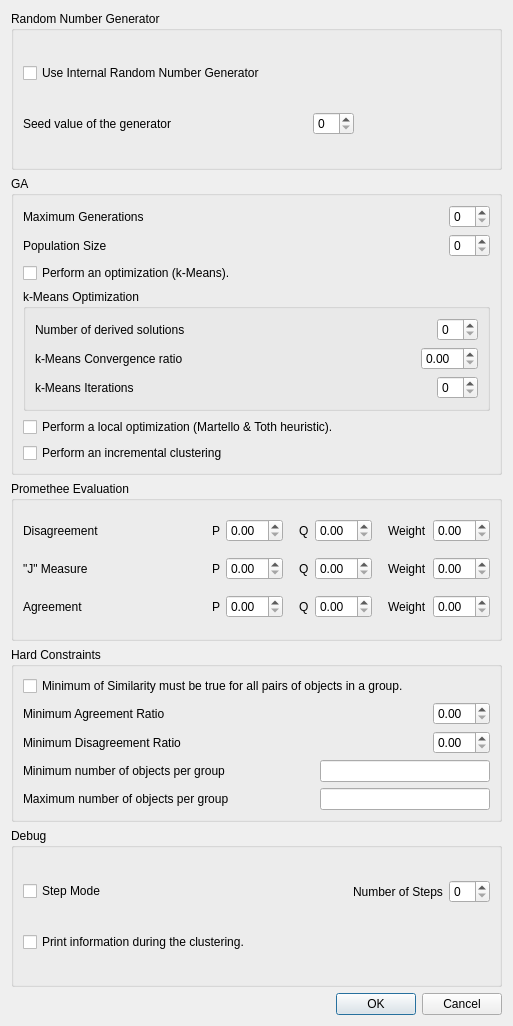
<?xml version="1.0" encoding="UTF-8"?>
<ui version="4.0">
 <class>Config</class>
 <widget class="QWidget" name="Config">
  <property name="geometry">
   <rect>
    <x>0</x>
    <y>0</y>
    <width>513</width>
    <height>1026</height>
   </rect>
  </property>
  <property name="windowTitle">
   <string>Form</string>
  </property>
  <layout class="QVBoxLayout" name="verticalLayout_7">
   <item>
    <widget class="QGroupBox" name="groupBox_2">
     <property name="title">
      <string>Random Number Generator</string>
     </property>
     <layout class="QVBoxLayout" name="verticalLayout">
      <item>
       <widget class="QCheckBox" name="InternalRandom">
        <property name="text">
         <string>Use Internal Random Number Generator</string>
        </property>
       </widget>
      </item>
      <item>
       <layout class="QHBoxLayout" name="_2">
        <item>
         <widget class="QLabel" name="textLabel1_4">
          <property name="text">
           <string>Seed value of the generator</string>
          </property>
          <property name="wordWrap">
           <bool>false</bool>
          </property>
         </widget>
        </item>
        <item>
         <spacer name="spacer24_3">
          <property name="orientation">
           <enum>Qt::Horizontal</enum>
          </property>
          <property name="sizeType">
           <enum>QSizePolicy::Expanding</enum>
          </property>
          <property name="sizeHint" stdset="0">
           <size>
            <width>40</width>
            <height>20</height>
           </size>
          </property>
         </spacer>
        </item>
        <item>
         <widget class="QSpinBox" name="Seed"/>
        </item>
        <item>
         <spacer name="spacer25">
          <property name="orientation">
           <enum>Qt::Horizontal</enum>
          </property>
          <property name="sizeType">
           <enum>QSizePolicy::Expanding</enum>
          </property>
          <property name="sizeHint" stdset="0">
           <size>
            <width>40</width>
            <height>20</height>
           </size>
          </property>
         </spacer>
        </item>
       </layout>
      </item>
     </layout>
    </widget>
   </item>
   <item>
    <widget class="QGroupBox" name="groupBox_3">
     <property name="title">
      <string>GA</string>
     </property>
     <layout class="QVBoxLayout" name="verticalLayout_3">
      <item>
       <layout class="QHBoxLayout" name="_3">
        <item>
         <widget class="QLabel" name="textLabel6_2">
          <property name="toolTip">
           <string>Set the maximum number of generations of the GVCA.</string>
          </property>
          <property name="whatsThis">
           <string>The end condition used by the GVCA is a maximum number of iterations specified by &lt;b&gt;maximum generation&lt;/b&gt;.</string>
          </property>
          <property name="text">
           <string>Maximum Generations</string>
          </property>
          <property name="wordWrap">
           <bool>false</bool>
          </property>
         </widget>
        </item>
        <item>
         <spacer name="spacer98_2">
          <property name="orientation">
           <enum>Qt::Horizontal</enum>
          </property>
          <property name="sizeType">
           <enum>QSizePolicy::Expanding</enum>
          </property>
          <property name="sizeHint" stdset="0">
           <size>
            <width>40</width>
            <height>20</height>
           </size>
          </property>
         </spacer>
        </item>
        <item>
         <widget class="QSpinBox" name="MaxGen"/>
        </item>
       </layout>
      </item>
      <item>
       <layout class="QHBoxLayout" name="_4">
        <item>
         <widget class="QLabel" name="textLabel6">
          <property name="toolTip">
           <string>Set the size of the population for the GVCA.</string>
          </property>
          <property name="whatsThis">
           <string>When running, the GVCA uses a population containing &lt;b&gt;population size&lt;/b&gt; number of chromosomes. A population size of &lt;i&gt;16&lt;/i&gt; is a good choice.</string>
          </property>
          <property name="text">
           <string>Population Size</string>
          </property>
          <property name="wordWrap">
           <bool>false</bool>
          </property>
         </widget>
        </item>
        <item>
         <spacer name="spacer98">
          <property name="orientation">
           <enum>Qt::Horizontal</enum>
          </property>
          <property name="sizeType">
           <enum>QSizePolicy::Expanding</enum>
          </property>
          <property name="sizeHint" stdset="0">
           <size>
            <width>40</width>
            <height>20</height>
           </size>
          </property>
         </spacer>
        </item>
        <item>
         <widget class="QSpinBox" name="PopSize"/>
        </item>
       </layout>
      </item>
      <item>
       <widget class="QCheckBox" name="Optimisation">
        <property name="text">
         <string>Perform an optimization (k-Means).</string>
        </property>
       </widget>
      </item>
      <item>
       <widget class="QGroupBox" name="GroupOptimization">
        <property name="title">
         <string>k-Means Optimization</string>
        </property>
        <layout class="QVBoxLayout" name="verticalLayout_6">
         <item>
          <layout class="QHBoxLayout" name="_9">
           <item>
            <widget class="QLabel" name="textLabel1_2">
             <property name="toolTip">
              <string>Set the number of derived solutions to created from the original chromosome.</string>
             </property>
             <property name="whatsThis">
              <string>The optimization process of a given chromosome is based on a &lt;b&gt;k-Means&lt;/b&gt; algorithm running on several solutions, where each solutions is obtained by deriving the chromosome and creating two solutions where one group is splited and one where two groups are merged.</string>
             </property>
             <property name="text">
              <string>Number of derived solutions</string>
             </property>
             <property name="wordWrap">
              <bool>false</bool>
             </property>
            </widget>
           </item>
           <item>
            <spacer name="spacer22">
             <property name="orientation">
              <enum>Qt::Horizontal</enum>
             </property>
             <property name="sizeType">
              <enum>QSizePolicy::Expanding</enum>
             </property>
             <property name="sizeHint" stdset="0">
              <size>
               <width>40</width>
               <height>20</height>
              </size>
             </property>
            </spacer>
           </item>
           <item>
            <widget class="QSpinBox" name="NbDivChromo"/>
           </item>
          </layout>
         </item>
         <item>
          <layout class="QHBoxLayout" name="_11">
           <item>
            <widget class="QLabel" name="textLabel6_2_22">
             <property name="toolTip">
              <string>Set the ratio of convergence to stop the iterations of the k-Means.</string>
             </property>
             <property name="whatsThis">
              <string>The GVCA uses a k-Means as an optimisation operator. The ratio of convergence between two iterations of this k-Means can be fixed.</string>
             </property>
             <property name="text">
              <string>k-Means Convergence ratio</string>
             </property>
             <property name="wordWrap">
              <bool>false</bool>
             </property>
            </widget>
           </item>
           <item>
            <spacer name="spacer98_2_2">
             <property name="orientation">
              <enum>Qt::Horizontal</enum>
             </property>
             <property name="sizeType">
              <enum>QSizePolicy::Expanding</enum>
             </property>
             <property name="sizeHint" stdset="0">
              <size>
               <width>40</width>
               <height>20</height>
              </size>
             </property>
            </spacer>
           </item>
           <item>
            <widget class="QDoubleSpinBox" name="Convergence"/>
           </item>
          </layout>
         </item>
         <item>
          <layout class="QHBoxLayout" name="_12">
           <item>
            <widget class="QLabel" name="textLabel6_2_2">
             <property name="toolTip">
              <string>Set the maximum number of iterations of the k-Means.</string>
             </property>
             <property name="whatsThis">
              <string>The GVCA uses a k-Means as an optimisation operator. The maximum number of steps can be fixed.</string>
             </property>
             <property name="text">
              <string>k-Means Iterations</string>
             </property>
             <property name="wordWrap">
              <bool>false</bool>
             </property>
            </widget>
           </item>
           <item>
            <spacer name="spacer98_2_3">
             <property name="orientation">
              <enum>Qt::Horizontal</enum>
             </property>
             <property name="sizeType">
              <enum>QSizePolicy::Expanding</enum>
             </property>
             <property name="sizeHint" stdset="0">
              <size>
               <width>40</width>
               <height>20</height>
              </size>
             </property>
            </spacer>
           </item>
           <item>
            <widget class="QSpinBox" name="MaxKMeans"/>
           </item>
          </layout>
         </item>
        </layout>
       </widget>
      </item>
      <item>
       <widget class="QCheckBox" name="LocalOptimisation">
        <property name="text">
         <string>Perform a local optimization (Martello &amp;&amp; Toth heuristic).</string>
        </property>
       </widget>
      </item>
      <item>
       <widget class="QCheckBox" name="Incremental">
        <property name="text">
         <string>Perform an incremental clustering</string>
        </property>
       </widget>
      </item>
     </layout>
    </widget>
   </item>
   <item>
    <widget class="QGroupBox" name="groupBox_5">
     <property name="title">
      <string>Promethee Evaluation</string>
     </property>
     <layout class="QVBoxLayout" name="verticalLayout_5">
      <item>
       <layout class="QHBoxLayout" name="_8">
        <item>
         <widget class="QLabel" name="textLabel1_6">
          <property name="text">
           <string>Disagreement</string>
          </property>
          <property name="wordWrap">
           <bool>false</bool>
          </property>
         </widget>
        </item>
        <item>
         <spacer name="spacer2_8">
          <property name="orientation">
           <enum>Qt::Horizontal</enum>
          </property>
          <property name="sizeType">
           <enum>QSizePolicy::MinimumExpanding</enum>
          </property>
          <property name="sizeHint" stdset="0">
           <size>
            <width>10</width>
            <height>20</height>
           </size>
          </property>
         </spacer>
        </item>
        <item>
         <widget class="QLabel" name="txts_8">
          <property name="toolTip">
           <string>Set the preference threshold.</string>
          </property>
          <property name="whatsThis">
           <string>When the relativ difference for two solutions for the criterion is greather than &lt;b&gt;p&lt;/p&gt;, the best solution is prefered.</string>
          </property>
          <property name="text">
           <string>P</string>
          </property>
          <property name="wordWrap">
           <bool>false</bool>
          </property>
         </widget>
        </item>
        <item>
         <widget class="QDoubleSpinBox" name="DisagreementP"/>
        </item>
        <item>
         <spacer name="spacer2_2_6">
          <property name="orientation">
           <enum>Qt::Horizontal</enum>
          </property>
          <property name="sizeType">
           <enum>QSizePolicy::Fixed</enum>
          </property>
          <property name="sizeHint" stdset="0">
           <size>
            <width>10</width>
            <height>20</height>
           </size>
          </property>
         </spacer>
        </item>
        <item>
         <widget class="QLabel" name="txts_2_6">
          <property name="toolTip">
           <string>Set the indeference threshold.</string>
          </property>
          <property name="whatsThis">
           <string>When the relativ difference for two solutions for the criterion is smaller than &lt;b&gt;q&lt;/p&gt;, the two solutions are considered to be similar.</string>
          </property>
          <property name="text">
           <string>Q</string>
          </property>
          <property name="wordWrap">
           <bool>false</bool>
          </property>
         </widget>
        </item>
        <item>
         <widget class="QDoubleSpinBox" name="DisagreementQ"/>
        </item>
        <item>
         <spacer name="spacer2_3_6">
          <property name="orientation">
           <enum>Qt::Horizontal</enum>
          </property>
          <property name="sizeType">
           <enum>QSizePolicy::Fixed</enum>
          </property>
          <property name="sizeHint" stdset="0">
           <size>
            <width>10</width>
            <height>20</height>
           </size>
          </property>
         </spacer>
        </item>
        <item>
         <widget class="QLabel" name="txts_3_6">
          <property name="toolTip">
           <string>Set the weight.</string>
          </property>
          <property name="whatsThis">
           <string>The &lt;b&gt;weight&lt;/b&gt; for the criterion specify its importance in comparison to the others criteria.</string>
          </property>
          <property name="text">
           <string>Weight</string>
          </property>
          <property name="wordWrap">
           <bool>false</bool>
          </property>
         </widget>
        </item>
        <item>
         <widget class="QDoubleSpinBox" name="DisagreementWeight"/>
        </item>
       </layout>
      </item>
      <item>
       <layout class="QHBoxLayout" name="_7">
        <item>
         <widget class="QLabel" name="textLabel1">
          <property name="whatsThis">
           <string>The &lt;b&gt;J measure&lt;/b&gt; represents a ratio between the minimum distance separating two virtual communities and the compactness of each virtual community.</string>
          </property>
          <property name="text">
           <string>&quot;J&quot; Measure</string>
          </property>
          <property name="wordWrap">
           <bool>false</bool>
          </property>
         </widget>
        </item>
        <item>
         <spacer name="spacer2">
          <property name="orientation">
           <enum>Qt::Horizontal</enum>
          </property>
          <property name="sizeType">
           <enum>QSizePolicy::MinimumExpanding</enum>
          </property>
          <property name="sizeHint" stdset="0">
           <size>
            <width>10</width>
            <height>20</height>
           </size>
          </property>
         </spacer>
        </item>
        <item>
         <widget class="QLabel" name="txts">
          <property name="toolTip">
           <string>Set the preference threshold.</string>
          </property>
          <property name="whatsThis">
           <string>When the relativ difference for two solutions for the criterion is greather than &lt;b&gt;p&lt;/p&gt;, the best solution is prefered.</string>
          </property>
          <property name="text">
           <string>P</string>
          </property>
          <property name="wordWrap">
           <bool>false</bool>
          </property>
         </widget>
        </item>
        <item>
         <widget class="QDoubleSpinBox" name="SimP"/>
        </item>
        <item>
         <spacer name="spacer2_2">
          <property name="orientation">
           <enum>Qt::Horizontal</enum>
          </property>
          <property name="sizeType">
           <enum>QSizePolicy::Fixed</enum>
          </property>
          <property name="sizeHint" stdset="0">
           <size>
            <width>10</width>
            <height>20</height>
           </size>
          </property>
         </spacer>
        </item>
        <item>
         <widget class="QLabel" name="txts_2">
          <property name="toolTip">
           <string>Set the indeference threshold.</string>
          </property>
          <property name="whatsThis">
           <string>When the relativ difference for two solutions for the criterion is smaller than &lt;b&gt;q&lt;/p&gt;, the two solutions are considered to be similar.</string>
          </property>
          <property name="text">
           <string>Q</string>
          </property>
          <property name="wordWrap">
           <bool>false</bool>
          </property>
         </widget>
        </item>
        <item>
         <widget class="QDoubleSpinBox" name="SimQ"/>
        </item>
        <item>
         <spacer name="spacer2_3">
          <property name="orientation">
           <enum>Qt::Horizontal</enum>
          </property>
          <property name="sizeType">
           <enum>QSizePolicy::Fixed</enum>
          </property>
          <property name="sizeHint" stdset="0">
           <size>
            <width>10</width>
            <height>20</height>
           </size>
          </property>
         </spacer>
        </item>
        <item>
         <widget class="QLabel" name="txts_3">
          <property name="toolTip">
           <string>Set the weight.</string>
          </property>
          <property name="whatsThis">
           <string>The &lt;b&gt;weight&lt;/b&gt; for the criterion specify its importance in comparison to the others criteria.</string>
          </property>
          <property name="text">
           <string>Weight</string>
          </property>
          <property name="wordWrap">
           <bool>false</bool>
          </property>
         </widget>
        </item>
        <item>
         <widget class="QDoubleSpinBox" name="SimWeight"/>
        </item>
       </layout>
      </item>
      <item>
       <layout class="QHBoxLayout" name="_10">
        <item>
         <widget class="QLabel" name="textLabel1_5">
          <property name="text">
           <string>Agreement</string>
          </property>
          <property name="wordWrap">
           <bool>false</bool>
          </property>
         </widget>
        </item>
        <item>
         <spacer name="spacer2_7">
          <property name="orientation">
           <enum>Qt::Horizontal</enum>
          </property>
          <property name="sizeType">
           <enum>QSizePolicy::MinimumExpanding</enum>
          </property>
          <property name="sizeHint" stdset="0">
           <size>
            <width>10</width>
            <height>20</height>
           </size>
          </property>
         </spacer>
        </item>
        <item>
         <widget class="QLabel" name="txts_7">
          <property name="toolTip">
           <string>Set the preference threshold.</string>
          </property>
          <property name="whatsThis">
           <string>When the relativ difference for two solutions for the criterion is greather than &lt;b&gt;p&lt;/p&gt;, the best solution is prefered.</string>
          </property>
          <property name="text">
           <string>P</string>
          </property>
          <property name="wordWrap">
           <bool>false</bool>
          </property>
         </widget>
        </item>
        <item>
         <widget class="QDoubleSpinBox" name="AgreementP"/>
        </item>
        <item>
         <spacer name="spacer2_2_5">
          <property name="orientation">
           <enum>Qt::Horizontal</enum>
          </property>
          <property name="sizeType">
           <enum>QSizePolicy::Fixed</enum>
          </property>
          <property name="sizeHint" stdset="0">
           <size>
            <width>10</width>
            <height>20</height>
           </size>
          </property>
         </spacer>
        </item>
        <item>
         <widget class="QLabel" name="txts_2_5">
          <property name="toolTip">
           <string>Set the indeference threshold.</string>
          </property>
          <property name="whatsThis">
           <string>When the relativ difference for two solutions for the criterion is smaller than &lt;b&gt;q&lt;/p&gt;, the two solutions are considered to be similar.</string>
          </property>
          <property name="text">
           <string>Q</string>
          </property>
          <property name="wordWrap">
           <bool>false</bool>
          </property>
         </widget>
        </item>
        <item>
         <widget class="QDoubleSpinBox" name="AgreementQ"/>
        </item>
        <item>
         <spacer name="spacer2_3_5">
          <property name="orientation">
           <enum>Qt::Horizontal</enum>
          </property>
          <property name="sizeType">
           <enum>QSizePolicy::Fixed</enum>
          </property>
          <property name="sizeHint" stdset="0">
           <size>
            <width>10</width>
            <height>20</height>
           </size>
          </property>
         </spacer>
        </item>
        <item>
         <widget class="QLabel" name="txts_3_5">
          <property name="toolTip">
           <string>Set the weight.</string>
          </property>
          <property name="whatsThis">
           <string>The &lt;b&gt;weight&lt;/b&gt; for the criterion specify its importance in comparison to the others criteria.</string>
          </property>
          <property name="text">
           <string>Weight</string>
          </property>
          <property name="wordWrap">
           <bool>false</bool>
          </property>
         </widget>
        </item>
        <item>
         <widget class="QDoubleSpinBox" name="AgreementWeight"/>
        </item>
       </layout>
      </item>
     </layout>
    </widget>
   </item>
   <item>
    <widget class="QGroupBox" name="groupBox_4">
     <property name="title">
      <string>Hard Constraints</string>
     </property>
     <layout class="QVBoxLayout" name="verticalLayout_4">
      <item>
       <widget class="QCheckBox" name="AllMinSim">
        <property name="text">
         <string>Minimum of Similarity must be true for all pairs of objects in a group.</string>
        </property>
       </widget>
      </item>
      <item>
       <layout class="QHBoxLayout" name="_5">
        <item>
         <widget class="QLabel" name="textLabel8">
          <property name="toolTip">
           <string>Set a threshold for the minimum agreement ratio between two profiles to force them to be grouped together.</string>
          </property>
          <property name="whatsThis">
           <string>If the &lt;b&gt;agreement ratio&lt;/b&gt; between two subprofiles is greater or equal to the &lt;b&gt;Minimum Agreement Threshold&lt;/b&gt;, the two profiles are always grouped together.</string>
          </property>
          <property name="text">
           <string>Minimum Agreement Ratio</string>
          </property>
          <property name="wordWrap">
           <bool>false</bool>
          </property>
         </widget>
        </item>
        <item>
         <spacer name="spacer101">
          <property name="orientation">
           <enum>Qt::Horizontal</enum>
          </property>
          <property name="sizeType">
           <enum>QSizePolicy::Expanding</enum>
          </property>
          <property name="sizeHint" stdset="0">
           <size>
            <width>40</width>
            <height>20</height>
           </size>
          </property>
         </spacer>
        </item>
        <item>
         <widget class="QDoubleSpinBox" name="MinAgreement"/>
        </item>
       </layout>
      </item>
      <item>
       <layout class="QHBoxLayout" name="_6">
        <item>
         <widget class="QLabel" name="textLabel8_2">
          <property name="toolTip">
           <string>Set a threshold for the minimum disagreement ratio between two profiles to avoid them to be grouped together.</string>
          </property>
          <property name="whatsThis">
           <string>If the &lt;b&gt;disagreement ratio&lt;/b&gt; between two subprofiles is greater or equal to the &lt;b&gt;Minimum Disagreement Threshold&lt;/b&gt;, the two profiles can never be grouped together.</string>
          </property>
          <property name="text">
           <string>Minimum Disagreement Ratio</string>
          </property>
          <property name="wordWrap">
           <bool>false</bool>
          </property>
         </widget>
        </item>
        <item>
         <spacer name="spacer101_2">
          <property name="orientation">
           <enum>Qt::Horizontal</enum>
          </property>
          <property name="sizeType">
           <enum>QSizePolicy::Expanding</enum>
          </property>
          <property name="sizeHint" stdset="0">
           <size>
            <width>40</width>
            <height>20</height>
           </size>
          </property>
         </spacer>
        </item>
        <item>
         <widget class="QDoubleSpinBox" name="MinDisagreement"/>
        </item>
       </layout>
      </item>
      <item>
       <layout class="QHBoxLayout" name="horizontalLayout_3">
        <item>
         <widget class="QLabel" name="label">
          <property name="text">
           <string>Minimum number of objects per group</string>
          </property>
         </widget>
        </item>
        <item>
         <spacer name="horizontalSpacer">
          <property name="orientation">
           <enum>Qt::Horizontal</enum>
          </property>
          <property name="sizeHint" stdset="0">
           <size>
            <width>20</width>
            <height>20</height>
           </size>
          </property>
         </spacer>
        </item>
        <item>
         <widget class="QLineEdit" name="NbMinObjs">
          <property name="minimumSize">
           <size>
            <width>170</width>
            <height>0</height>
           </size>
          </property>
         </widget>
        </item>
       </layout>
      </item>
      <item>
       <layout class="QHBoxLayout" name="horizontalLayout_4">
        <item>
         <widget class="QLabel" name="label_2">
          <property name="text">
           <string>Maximum number of objects per group</string>
          </property>
         </widget>
        </item>
        <item>
         <spacer name="horizontalSpacer_2">
          <property name="orientation">
           <enum>Qt::Horizontal</enum>
          </property>
          <property name="sizeHint" stdset="0">
           <size>
            <width>20</width>
            <height>20</height>
           </size>
          </property>
         </spacer>
        </item>
        <item>
         <widget class="QLineEdit" name="NbMaxObjs">
          <property name="minimumSize">
           <size>
            <width>170</width>
            <height>0</height>
           </size>
          </property>
         </widget>
        </item>
       </layout>
      </item>
     </layout>
    </widget>
   </item>
   <item>
    <widget class="QGroupBox" name="groupBox_7">
     <property name="title">
      <string>Debug</string>
     </property>
     <layout class="QVBoxLayout" name="verticalLayout_2">
      <item>
       <layout class="QHBoxLayout" name="horizontalLayout">
        <item>
         <widget class="QCheckBox" name="Step">
          <property name="toolTip">
           <string>Set id the step mode is activ.</string>
          </property>
          <property name="whatsThis">
           <string>When &lt;b&gt;step mode&lt;/b&gt; is checked and the GVCA is launched manually, it stops after a given number of steps.</string>
          </property>
          <property name="text">
           <string>Step Mode</string>
          </property>
         </widget>
        </item>
        <item>
         <spacer name="spacer97">
          <property name="orientation">
           <enum>Qt::Horizontal</enum>
          </property>
          <property name="sizeType">
           <enum>QSizePolicy::Expanding</enum>
          </property>
          <property name="sizeHint" stdset="0">
           <size>
            <width>167</width>
            <height>20</height>
           </size>
          </property>
         </spacer>
        </item>
        <item>
         <widget class="QLabel" name="textLabel7">
          <property name="toolTip">
           <string>Set the number of steps in the step mode.</string>
          </property>
          <property name="whatsThis">
           <string>The GVCA manually launched stops each time a given number of iterations was run.</string>
          </property>
          <property name="text">
           <string>Number of Steps</string>
          </property>
          <property name="wordWrap">
           <bool>false</bool>
          </property>
         </widget>
        </item>
        <item>
         <widget class="QSpinBox" name="StepGen"/>
        </item>
       </layout>
      </item>
      <item>
       <widget class="QCheckBox" name="Cout">
        <property name="text">
         <string>Print information during the clustering.</string>
        </property>
       </widget>
      </item>
     </layout>
    </widget>
   </item>
   <item>
    <widget class="QDialogButtonBox" name="buttonBox">
     <property name="standardButtons">
      <set>QDialogButtonBox::Cancel|QDialogButtonBox::Ok</set>
     </property>
    </widget>
   </item>
  </layout>
 </widget>
 <resources/>
 <connections>
  <connection>
   <sender>Optimisation</sender>
   <signal>toggled(bool)</signal>
   <receiver>GroupOptimization</receiver>
   <slot>setEnabled(bool)</slot>
   <hints>
    <hint type="sourcelabel">
     <x>152</x>
     <y>192</y>
    </hint>
    <hint type="destinationlabel">
     <x>147</x>
     <y>214</y>
    </hint>
   </hints>
  </connection>
 </connections>
</ui>
